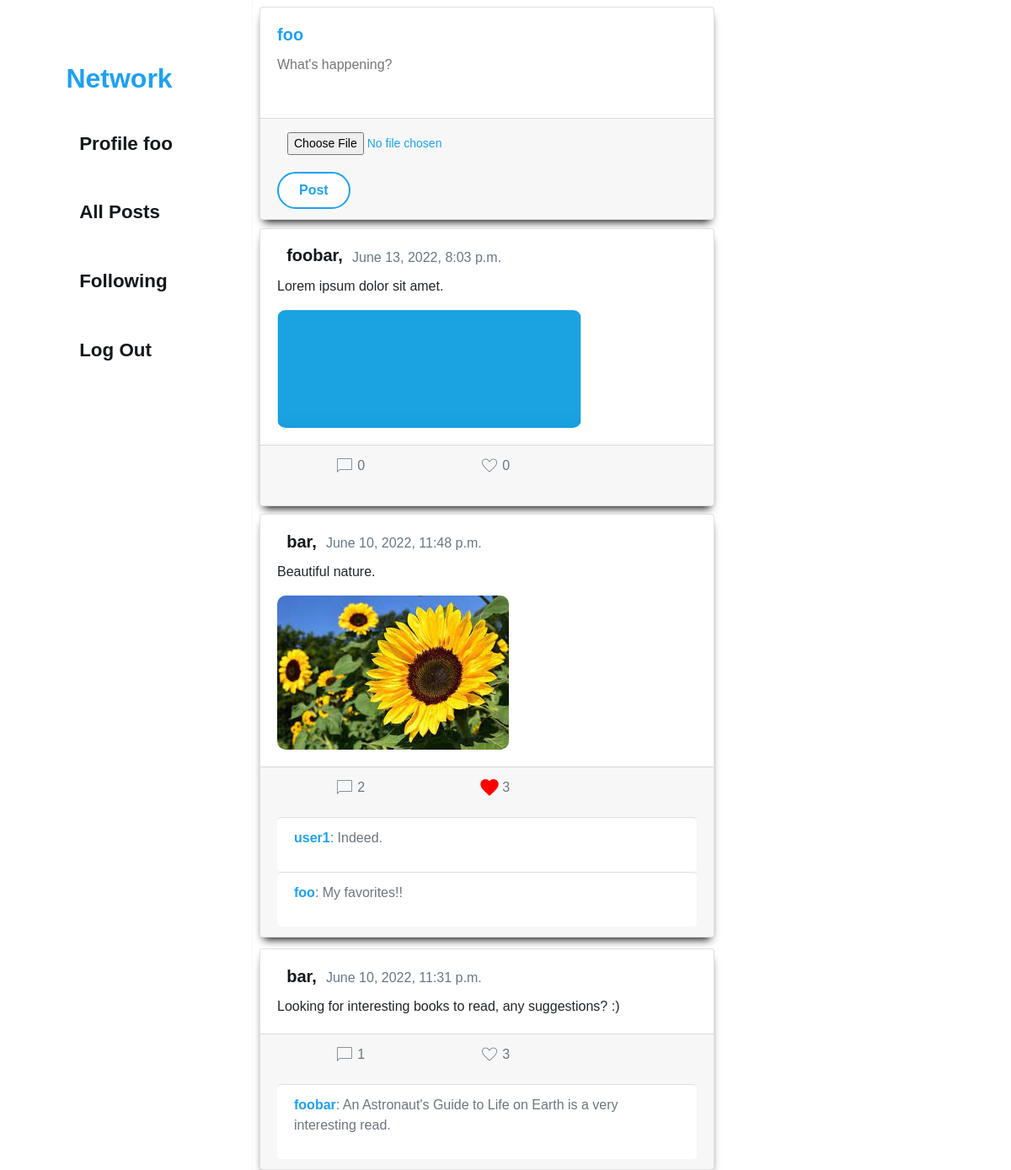
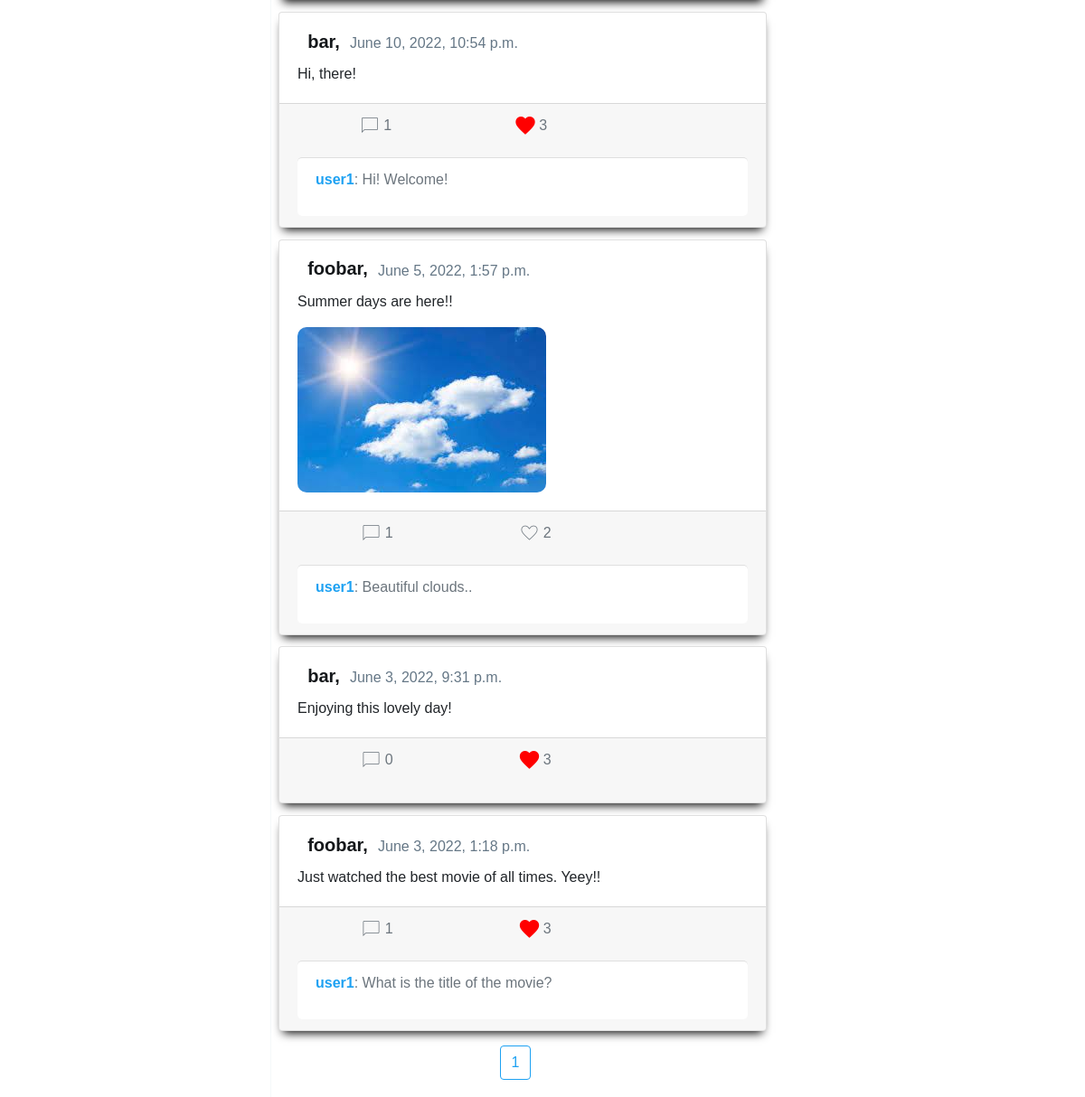
The app's page /following (signed in) with its own data (2 pictures, top to bottom).
### network/models.py (models this page shows, shortened)
class User(AbstractUser):
    pass

class Post(models.Model):
    owner = models.ForeignKey(User, on_delete=models.CASCADE, related_name="posts")
    content = models.TextField(max_length=300)
    date = models.DateTimeField(auto_now_add=True, blank=True)
    image = models.ImageField(upload_to='images', blank=True)
    class Meta:
        ordering = ['-date']

class Comment(models.Model):
    post = models.ForeignKey(Post, on_delete=models.CASCADE, related_name="comments")
    user = models.ForeignKey(User, on_delete=models.SET_NULL, blank=True, null=True, related_name="commentBy")
    text = models.TextField(max_length=300)

### network/views.py (the view)
# urls.py: path("following", views.following, name="following"),
@login_required
def following(request):
    try:
        follower = Follower.objects.get(follower = request.user)
        follows = follower.follows.all()
        posts = Post.objects.filter(owner__in= follows)
        paginator = Paginator(posts, 10)
        page_number = request.GET.get('page')
        page_obj = paginator.get_page(page_number)
        userLikes = list(posts)
        for post in userLikes:
            post.is_liked = post.likes.filter(likedBy=request.user).exists()
        return render(request, "network/index.html", {
            'posts': Post.objects.filter(owner__in= follows),
            'likes': Like.objects.all(),
            'comments': Comment.objects.all(),
            'page_obj': page_obj,
            'userLiked': userLikes,
            'form': AddPost()
        })
    except:
        return HttpResponseRedirect(reverse("index"))

### network/views.py
class AddPost(forms.Form):
    content = forms.CharField(label="Content", widget=forms.Textarea(attrs={
        'placeholder': "What's happening?", 'class': 'add-post-content'}), max_length=300)
    image = forms.ImageField(label="Image", required=False)

### network/templates/network/index.html (shortened to what this page needs)
{% extends "network/layout.html" %}
{% load static %}
{% block body %}
    <div class="card card-post">
        <div class="card-body">
            <h5 class="card-title"><strong style="color: #1DA1F2">{{ user.username }}</strong></h5>
            <form id="add-post" autocomplete="off" enctype="multipart/form-data">
            <p class="card-text">{{ form.content }}</p>
        </div>
        <div class="card-footer text-muted">
            <p>{{ form.image }}</p>
            <input type="submit" name="create-post" value="Post">
        </div>
    </div>
    <div id="posts-wrapper">
        {% if posts %}
            {% for post in page_obj.object_list %}
                <div class="card" data-postid="{{ post.id }}" data-post-owner="{{ post.owner.id }}">
                    <div class="card-body">
                    <h5 class="card-title"><a href="{% url 'profile' post.owner.id %}"><strong>{{ post.owner }},</strong></a><span class="date">{{ post.date }}</span></h5>
                    <p class="card-text">{{ post.content }}</p>
                    {% if post.image %}
                    <img src="{{ post.image.url }}">
                    {% endif %}
                    </div>
                    <div class="card-footer text-muted">
                        <div class="card-bubble">
                            <p class="comment-btn"><span class="material-symbols-outlined">chat_bubble</span>{{ post.comments.count }}</p>
                            {% if post.owner == user or post.likes.count == 0 %}
                                <p class="like-button"><span class="material-symbols-outlined">favorite</span>{{ post.likes.count }}</p>
                            {% else %}
                                {% for userLikedPost in userLiked %}
                                    {% if userLikedPost == post %}
                                        {% if userLikedPost.is_liked is True %}
                                            <p class="like-button like"><span class="material-symbols-outlined">favorite</span>{{ post.likes.count }}</p>
                                        {% else %}
                                            <p class="like-button"><span class="material-symbols-outlined">favorite</span>{{ post.likes.count }}</p>
                                        {% endif %}
                                    {% endif %}
                                {% endfor %}
                            {% endif %}
                        </div>
                        {% for comment in comments %}
                            {% if comment.post == post%}
                            <div data-comment-post-id="{{ post.id }}" class="card-footer text-muted" style="background-color: #fff; border-radius: 5px;">
                                <p><strong style="color: #1DA1F2;">{{ comment.user}}</strong>: {{ comment.text}}</p>
                            </div>
                            {% endif %}
                        {% endfor %}
                    </div>
                </div>
            {% endfor %}
            <div aria-label="Page navigation example">
                <ul class="pagination justify-content-center">
                    <li class="page-item">
                        <a class="page-link page-item active" href="?page={{ page_obj.number }}">{{ page_obj.number }}</a>
                    </li>
                </ul>
            </div>
        {% else %}
            <p>Create your first post!</p>
        {% endif %}
        </div>
{% endblock %}

### network/templates/network/layout.html (shortened to what this page needs)
{% load static %}
<!DOCTYPE html>
<html lang="en">
    <head>
        <link rel="stylesheet" href="https://stackpath.bootstrapcdn.com/bootstrap/4.4.1/css/bootstrap.min.css">
        <link href="{% static 'network/styles.css' %}" rel="stylesheet">
    </head>
    <body>
        <nav class="navigation">
        <a class="navbar-brand" href="{% url 'index' %}"><strong>Network</strong></a>
        <div class="menu">
            <ul class="menu-item">
            {% if user.is_authenticated %}
                <li>
                    <a href="{% url 'profile' user.id %}"><strong>Profile {{ user.username }}</strong></a>
                </li>
            {% endif %}
            <li>
                <a href="{% url 'index' %}"><strong>All Posts</strong></a>
            </li>
            {% if user.is_authenticated %}
                <li>
                    <a href="{% url 'following' %}"><strong>Following</strong></a>
                </li>
                <li>
                    <a href="{% url 'logout' %}"><strong>Log Out</strong></a>
                </li>
            {% endif %}
            </ul>
        </div>
        </nav>
        <div class="body">
            {% block body %}
            {% endblock %}
        </div>
    </body>
</html>

### network/static/network/styles.css (style rules this page uses)
*, *::before, *::after { box-sizing: border-box; margin: 0; padding: 0; text-decoration: none; }
body { font-family: Arial, Helvetica, sans-serif; }
.body { margin-left: 25%; max-width: calc(100% - 25%); }
#posts-wrapper { max-width: 60%; }
.navigation { height: 100%; width: 25%; position: fixed; left: 0; top: 0; display: flex; flex-direction: column; justify-content: flex-start; align-items: center; border-right: 1px solid #F5F8FA; font-size: 1.4rem; padding-top: 4rem; }
a { border-radius: 20px; color: #14171A; padding: 0.7rem; transition-duration: 200ms; }
.menu-item li { padding-bottom: 3rem; list-style-type: none; }
.navbar-brand { font-size: 2rem; margin-bottom: 2rem; color: #1DA1F2; }
.card:first-child { margin-top: 0.5rem; margin-bottom: 0.6rem; }
.card { width: 100%; box-shadow: 0px 7px 10px -5px #000000; margin-bottom: 0.8rem; margin-left: 0.5rem; transition-duration: 300ms; }
.card img { border-radius: 10px; max-width: 100%; }
.date { font-size: 1rem; color: #657786; }
.add-post-content { width: 100%; height: 3em; outline: none; resize: none; border: none; border-radius: 5px; }
.card-bubble { display: flex; justify-content: space-around; align-items: baseline; }
.card-post { width: 60%; }
input[type="submit"], .submit-btn { display: inline-block; background-color: #fff; border-radius: 50px; border: 2px solid #1DA1F2; color: #1DA1F2; cursor: pointer; font-size: 16px; font-weight: bold; padding: 8px 24px; text-align: center; text-decoration: none; transition-duration: 200ms; }
#id_image { display: inline-block; border-radius: 10px; color: #1DA1F2; font-size: 14px; padding: 4px 12px; text-align: center; text-decoration: none; transition-duration: 200ms; cursor: pointer; }
input[type="file"] { border: none; }
.like-button, .comment-btn { display: flex; justify-content: baseline; }
.like-button span, .comment-btn span { cursor: pointer; transition: scale 400ms ease-in-out, color 400ms ease-in-out; font-variation-settings: 'FILL' 0, 'wght' 200, 'GRAD' 0, 'opsz' 48 }
.like span { color: red; font-variation-settings: 'FILL' 1, 'wght' 700, 'GRAD' 0, 'opsz' 48; transition: scale 400ms ease-in-out, color 400ms ease-in-out; }
.like-button span, .comment-btn span { margin-right: 0.2rem; }
.comment-btn { cursor: pointer; transition: scale 400ms ease-in-out, color 400ms ease-in-out; }
.pagination { width: 100%; }
.page-link { border-color: #1DA1F2; border-radius: 0.25rem; color: #1DA1F2; margin: 0.2rem; }

### records on screen
User: username "foo"
Post: owner "foobar", date "June 13, 2022, 8:03 p.m.", content "Lorem ipsum dolor sit amet.", image (picture), comments.count "0", likes.count "0"
Post: owner "bar", date "June 10, 2022, 11:48 p.m.", content "Beautiful nature.", image (picture), comments.count "2", likes.count "3"
Comment: user "user1", text "Indeed."
Comment: user "foo", text "My favorites!!"
Post: owner "bar", date "June 10, 2022, 11:31 p.m.", content "Looking for interesting books to read, any suggestions? :)", comments.count "1", likes.count "3"
Comment: user "foobar", text "An Astronaut's Guide to Life on Earth is a very interesting read."
Post: owner "bar", date "June 10, 2022, 10:54 p.m.", content "Hi, there!", comments.count "1", likes.count "3"
Comment: user "user1", text "Hi! Welcome!"
Post: owner "foobar", date "June 5, 2022, 1:57 p.m.", content "Summer days are here!!", image (picture), comments.count "1", likes.count "2"
Comment: user "user1", text "Beautiful clouds.."
Post: owner "bar", date "June 3, 2022, 9:31 p.m.", content "Enjoying this lovely day!", comments.count "0", likes.count "3"
Post: owner "foobar", date "June 3, 2022, 1:18 p.m.", content "Just watched the best movie of all times. Yeey!!", comments.count "1", likes.count "3"
Comment: user "user1", text "What is the title of the movie?"

### other values on screen
{{ page_obj.number }} "1"
